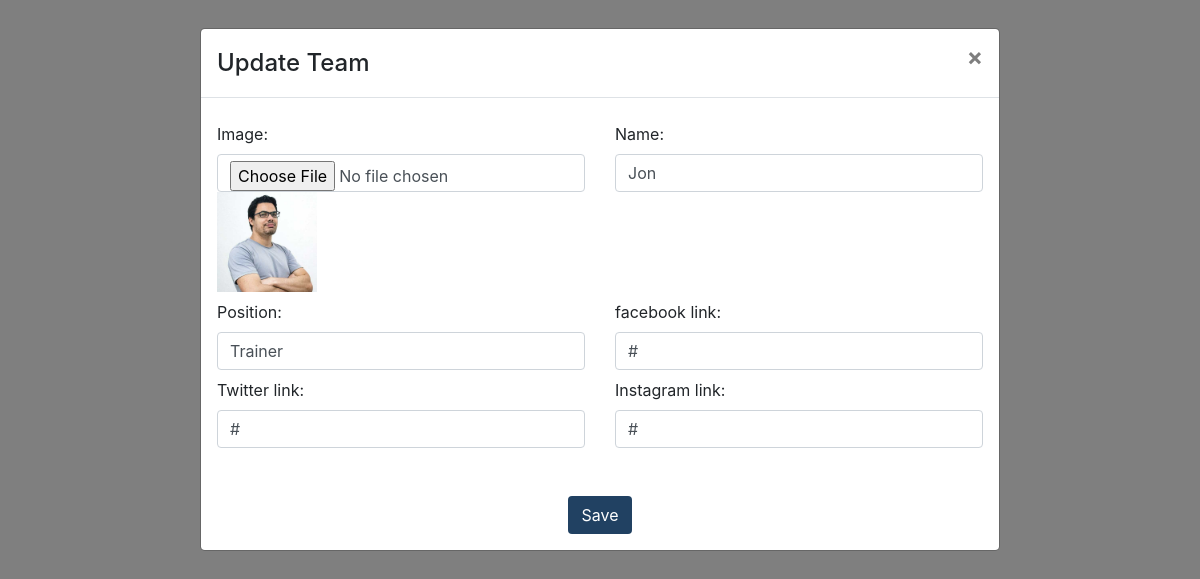
Screenshot of /admin/teamupdate.php?updateid=7 with the database file from the repository.
### tables this page shows
CREATE TABLE `team` (
  `team_id` int(11) NOT NULL,
  `team_name` text NOT NULL,
  `team_Position` text NOT NULL,
  `f_link` text NOT NULL,
  `t_link` text NOT NULL,
  `i_link` text NOT NULL,
  `team_img` text NOT NULL
);

### admin/teamupdate.php (the view, shortened to what this page needs)
<?php
include  "conn.php";
$id=$_REQUEST['updateid'];
$query="SELECT * from team where team_id='".$id."'";
$fire=mysqli_query($conn,$query);
$row=mysqli_fetch_assoc($fire);
?>
<!DOCTYPE html>
<html lang="en">
<head>
    <link rel="stylesheet" href="https://cdn.jsdelivr.net/npm/bootstrap@4.6.2/dist/css/bootstrap.min.css">
</head>
<body>
                <div class="modal fade" id="myModal">
                    <div class="modal-dialog modal-lg">
                     <div class="modal-content">
                        <div class="modal-header">
                           <h4 class="modal-title">Update Team</h4>
                           <button type="button" class="close" data-dismiss="modal" onclick="window.location.href='team.php';">&times;</button>
                        </div>
                        <div class="modal-body">
                           <form action="teamupdate.php" method="POST" enctype="multipart/form-data">
                              <div class="row">
                                 <div class="mt-2 col-md-6">
                                    <label>Image:</label>
                                    <input type="file" name="team_img" class="form-control" value="">
                                    <img src="upload/<?=$row['team_img'];?>" style="height:100px;">
                                 </div>
                                 <div class="mt-2 col-md-6">
                                    <label>Name:</label>
                                    <input type="text" name="team_name" class="form-control" value="<?=$row['team_name'];?>">
                                 </div>
                                 <div class="mt-2 col-md-6">
                                    <label>Position:</label>
                                    <input type="text" name="team_Position" class="form-control" value="<?=$row['team_Position'];?>">
                                 </div>
                                 <div class="mt-2 col-md-6">
                                    <label>facebook link:</label>
                                    <input type="text" name="f_link" class="form-control" value="<?=$row['f_link'];?>">
                                 </div>
                                 <div class="mt-2 col-md-6">
                                    <label>Twitter link:</label>
                                    <input type="text" name="t_link" class="form-control" value="<?=$row['t_link'];?>">
                                 </div>
                                 <div class="mt-2 col-md-6">
                                    <label>Instagram link:</label>
                                    <input type="text" name="i_link" class="form-control" value="<?=$row['i_link'];?>">
                                 </div>
                                 <div class="col-md-12 text-center mt-5">
                                    <button class="btn text-white" style="background-color:rgb(33,65,98);">Save</button>
                                 </div>
                              </div>
                           </form>
                        </div>
                     </div>
                    </div>
                </div>
</body>
</html>

### rows the page displays
team: team_img (picture), team_name "Jon", team_Position "Trainer", f_link "#", t_link "#", i_link "#"
